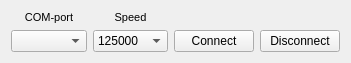
  <widget class="QWidget" name="layoutWidget">
   <property name="geometry">
    <rect>
     <x>15</x>
     <y>0</y>
     <width>351</width>
     <height>52</height>
    </rect>
   </property>
   <layout class="QGridLayout" name="gridLayout_2">
    <item row="0" column="0">
     <widget class="QLabel" name="label">
      <property name="font">
       <font>
        <pointsize>8</pointsize>
        <kerning>false</kerning>
       </font>
      </property>
      <property name="text">
       <string>COM-port</string>
      </property>
      <property name="alignment">
       <set>Qt::AlignCenter</set>
      </property>
     </widget>
    </item>
    <item row="0" column="1">
     <widget class="QLabel" name="label_17">
      <property name="font">
       <font>
        <pointsize>8</pointsize>
        <kerning>false</kerning>
       </font>
      </property>
      <property name="text">
       <string>Speed</string>
      </property>
      <property name="alignment">
       <set>Qt::AlignCenter</set>
      </property>
     </widget>
    </item>
    <item row="1" column="0">
     <widget class="QComboBox" name="Port"/>
    </item>
    <item row="1" column="1">
     <widget class="QComboBox" name="Speed">
      <item>
       <property name="text">
        <string>125000</string>
       </property>
      </item>
     </widget>
    </item>
    <item row="1" column="2">
     <widget class="QPushButton" name="ConnectButton">
      <property name="text">
       <string id="connect">Connect</string>
      </property>
     </widget>
    </item>
    <item row="1" column="3">
     <widget class="QPushButton" name="DisconnectButton">
      <property name="text">
       <string id="disconnect">Disconnect</string>
      </property>
     </widget>
    </item>
   </layout>
  </widget>
